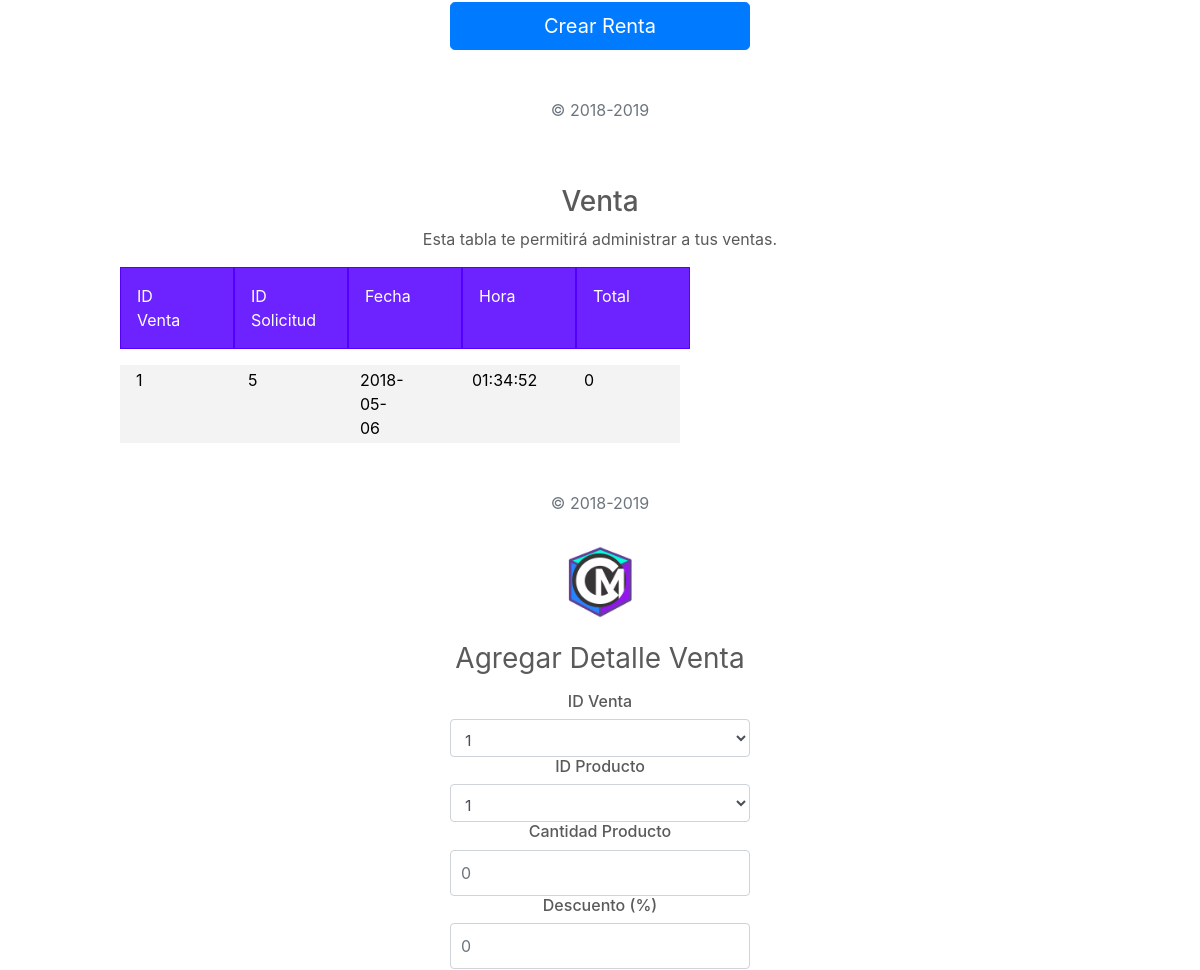
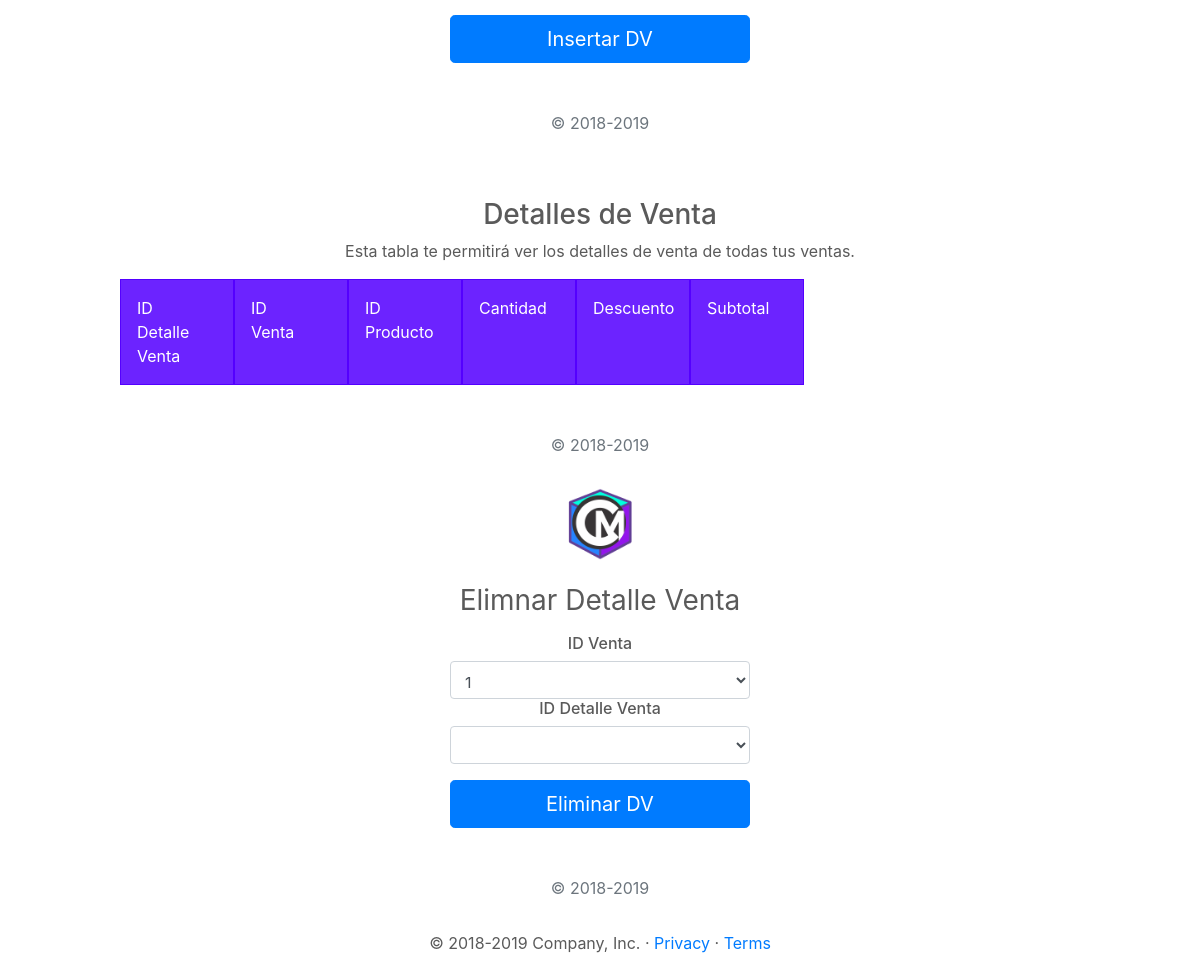
Page /UserAdmin/AdminVenta.php (signed in, lower part) on the earlier database version (2 pictures, top to bottom).
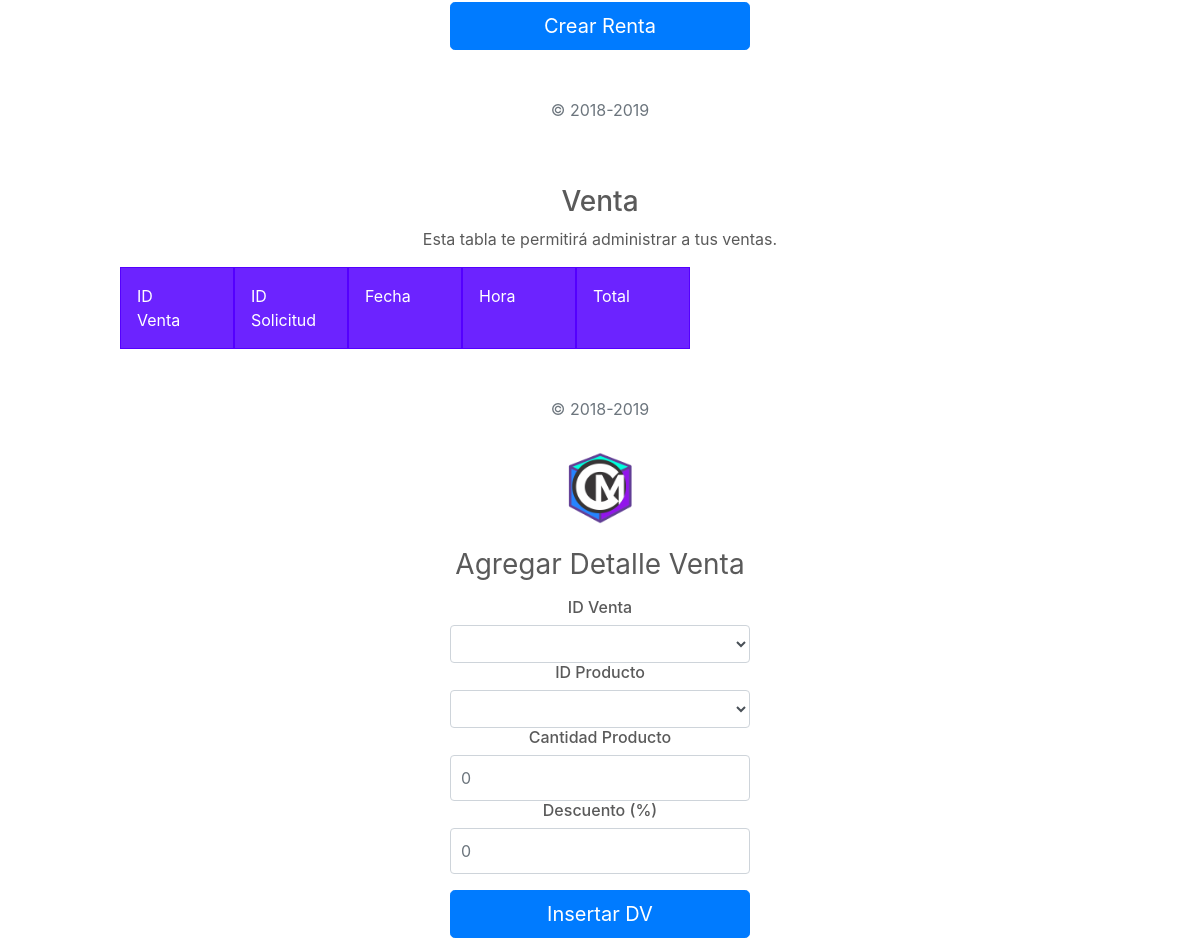
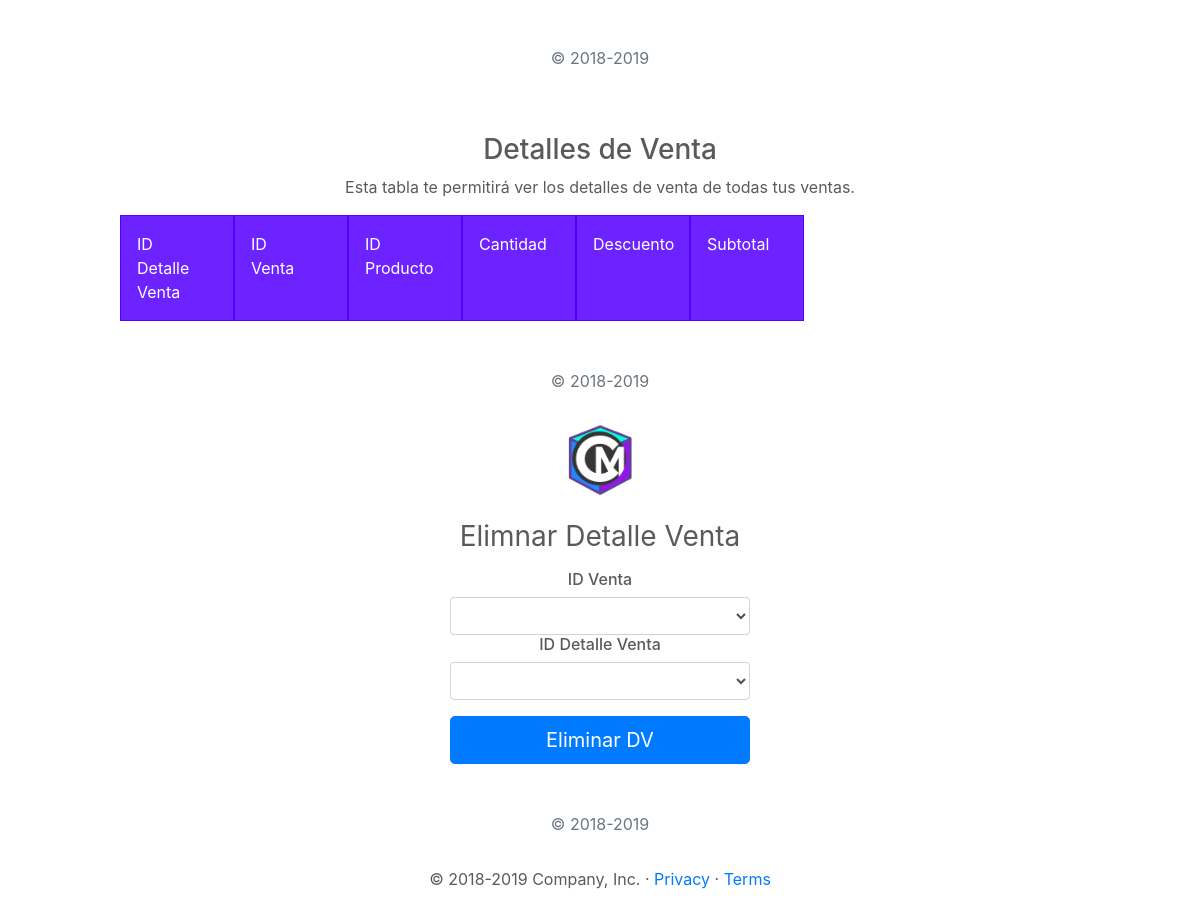
Same page on the later database version (2 pictures, top to bottom).
### tables this page shows
CREATE TABLE `venta` (
  `idVenta` int(11) NOT NULL,
  `idSolicitud` int(11) NOT NULL,
  `fecha` date NOT NULL,
  `hora` time NOT NULL,
  `total` float NOT NULL
);

### PHP/DBConexion.php (called while the page is built, shortened)
<?php
class User
{
    private $db;
    public function __construct($host, $port, $dbname, $dbuser, $password) {
        $dsn = "mysql:host=$host; dbname=$dbname;";
        try{
            $this->db = new PDO($dsn, $dbuser, $password);
            $this->db->setAttribute(PDO::ATTR_ERRMODE,PDO::ERRMODE_EXCEPTION);
        }
        catch(PDOException $ex)
        {
            echo 'Error en conexión con la conecion a la BD' . $ex.getMessage();
            die();
        }
    }
    public function consultProdInvent(){
        try {
            $sql = "SELECT `idProducto` FROM `inventario`";
            $invents = $this->db->prepare($sql);
            $invents->execute();
            $table = $invents;
            return $table;
        }
        catch (PDOException $ex) {
            echo "Error al obtener los productos de inventario." . $ex->getMessage();
        }
    }
     public function consultVenta(){
        try {
            $sql = "SELECT * FROM `venta`";
            $vents = $this->db->prepare($sql);
            $vents->execute();
            $table = $vents;
            return $table;
        }
        catch (PDOException $ex) {
            echo "Error al obtener la tabla de Venta." . $ex->getMessage();
        }
    }
}

### PHP/ConsultSolicVenta.php (called while the page is built, shortened)
<?php
include 'DBconexion.php';
$consult = new User("localhost", "", "dbcirculomusical", "root", "");
$consultV = $consult->consultVenta();
$consultV1 = $consult->consultVenta();
$consultIDP = $consult->consultProdInvent();
$consultV2 = $consult->consultVenta();
?>

### UserAdmin/AdminVenta.php (the view, shortened to what the changed rows need)
<?php
    include '../PHP/ConsultSolicVenta.php';
?>
  <!doctype html>
  <html lang="en">
  <head>
    <link href="../bootstrap/dist/css/bootstrap.min.css" rel="stylesheet">
    <link href="adminStyle.css" rel="stylesheet">
    <link href="grid.css" rel="stylesheet">
  </head>
  <body class="text-center">
    <div class="table-consult">
      <?php
        while($v = $consultV->fetch(PDO::FETCH_ASSOC))
        {
          echo '<div class="row"> <div class="col-1">'.$v['idVenta'].'</div> <div class="col-1">'.$v['idSolicitud'].'</div> <div class="col-1">'.$v['fecha'].'</div> <div class="col-1">'.$v['hora'].'</div> <div class="col-1">'.$v['total'].'</div> </div>';
        }
      ?>
    </div>
    <form class="form-signin" action="../PHP/InsertDV.php" method="POST">
      <a href="../Cover/Cover.html">
        <img class="mb-4" src="../resources/iconCM.png" alt="" width="72" height="72">
      </a>
      <h1 class="h3 mb-3 font-weight-normal">Agregar Detalle Venta</h1>
      <h6>ID Venta</h6>
      <select name="idVent" class="form-control" required autofocus>
        <?php
        while($r = $consultV1->fetch(PDO::FETCH_ASSOC))
        {
          echo'<option value='.$r['idVenta'].'>'.$r['idVenta'] .' </option>';
        }
      ?>
      </select>
      <h6>ID Producto</h6>
      <select name="idProd" class="form-control" required autofocus>
        <?php
        while($p = $consultIDP->fetch(PDO::FETCH_ASSOC))
        {
          echo'<option value='.$p['idProducto'].'>'.$p['idProducto'] .' </option>';
        }
      ?>
      </select>
      <h6>Cantidad Producto</h6>
      <input type="number" placeholder="0" min="0" name="cantProd" class="form-control" required>
      <h6>Descuento (%)</h6>
      <input type="number" placeholder="0" min="0" name="cantDesc" class="form-control" required>
      <button class="btn btn-lg btn-primary btn-block" type="submit">Insertar DV</button>
      <p class="mt-5 mb-3 text-muted">&copy; 2018-2019</p>
    </form>
    <form class="form-signin" action="../PHP/DeleteDV.php" method="POST">
      <a href="../Cover/Cover.html">
        <img class="mb-4" src="../resources/iconCM.png" alt="" width="72" height="72">
      </a>
      <h1 class="h3 mb-3 font-weight-normal">Elimnar Detalle Venta</h1>
      <h6>ID Venta</h6>
      <select name="idV" class="form-control" required autofocus>
        <?php
        while($r = $consultV2->fetch(PDO::FETCH_ASSOC))
        {
          echo'<option value='.$r['idVenta'].'>'.$r['idVenta'] .' </option>';
        }
      ?>
      </select>
      <h6>ID Detalle Venta</h6>
      <select name="idDV" class="form-control" required autofocus>
      </select>
      <button class="btn btn-lg btn-primary btn-block" type="submit">Eliminar DV</button>
      <p class="mt-5 mb-3 text-muted">&copy; 2018-2019</p>
    </form>
  </body>
  </html>

Differences in the rows shown:
removed venta: idVenta "1", idSolicitud "5", fecha "2018-05-06", hora "01:34:52", total "0"
Other differences:
form field idVent: "1" → (not shown)
form field idProd: "1" → (not shown)
form field idV: "1" → (not shown)
